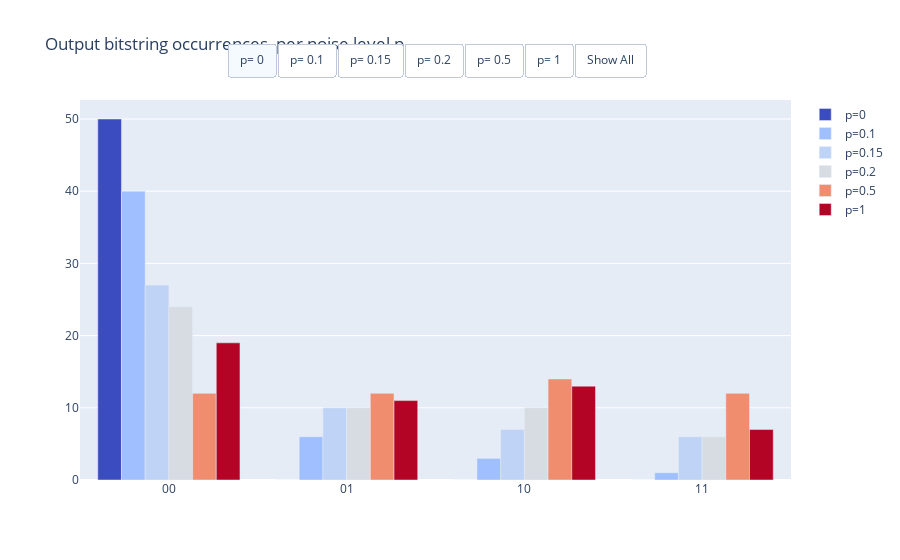

The notebook cell saved with this chart:
### Markdown cell above
### Histogram for the computation rounds

### Code cell
import plotly.graph_objects as go
from matplotlib.colors import to_hex


# Function to get color based on p value
def get_heatmap_color(p, colormap_name='coolwarm', vmin=0.1, vmax=1):
    colormap = cm.get_cmap(colormap_name)
    norm = LogNorm(vmin=vmin, vmax=vmax)  # Normalize p within [vmin, vmax]
    return to_hex(colormap(norm(p)))  # Convert to hex color for Plotly

# Initialize the figure
fig = go.Figure()

# Store the p values in a list to access them by index in buttons
p_values = list(all_histograms.keys())

# Add histograms for different 'p' values
for p, histogram in all_histograms.items():
    frequencies = [histogram.get(outcome, 0) for outcome in all_outcomes]

    # Get colors for each bar based on the current p value
    colors = [get_heatmap_color(p + 0.1) for _ in all_outcomes]

    fig.add_trace(
        go.Bar(
            x=all_outcomes,
            y=frequencies,
            name=f'p={p}',  # Legend label
            marker=dict(color=colors),  # Apply custom colors
            visible=(p == 0)  # Only p=0 is visible by default
        )
    )

fig.update_layout(
    title="Output bitstring occurrences, per noise level p",
    updatemenus=[
        {
            'type': 'buttons',
            'direction': 'right',
            'x': 0.5,  # Horizontal position of the buttons
            'y': 1.15,  # Vertical position above the chart
            'xanchor': 'center',  # Anchor buttons horizontally center
            'buttons': [
                {
                    'label': f'p= {key}',
                    'method': 'update',
                    'args': [{'visible': [i == idx for i in range(len(all_histograms))]}]
                }
                for idx, key in enumerate(all_histograms)
            ] + [
                {
                    'label': 'Show All',
                    'method': 'update',
                    'args': [{'visible': [True] * len(all_histograms)}]
                }
            ]
        }
    ]
)

# Set initial visibility (show only the first chart by default)
initial_visibility = [True] + [False] * (len(all_histograms) - 1)
fig.update_traces(visible=initial_visibility[0])

fig.show()

### Figure 1 — Plotly figure (JSON) as saved in the notebook; plotly's stock layout.template omitted (floating-point values rounded to 4 significant figures)
{"data": [{"marker": {"color": ["#3b4cc0", "#3b4cc0", "#3b4cc0", "#3b4cc0"]}, "name": "p=0", "type": "bar", "visible": true, "x": ["00", "01", "10", "11"], "y": [50, 0, 0, 0]}, {"marker": {"color": ["#9fbfff", "#9fbfff", "#9fbfff", "#9fbfff"]}, "name": "p=0.1", "type": "bar", "visible": true, "x": ["00", "01", "10", "11"], "y": [40, 6, 3, 1]}, {"marker": {"color": ["#bfd3f6", "#bfd3f6", "#bfd3f6", "#bfd3f6"]}, "name": "p=0.15", "type": "bar", "visible": true, "x": ["00", "01", "10", "11"], "y": [27, 10, 7, 6]}, {"marker": {"color": ["#d7dce3", "#d7dce3", "#d7dce3", "#d7dce3"]}, "name": "p=0.2", "type": "bar", "visible": true, "x": ["00", "01", "10", "11"], "y": [24, 10, 10, 6]}, {"marker": {"color": ["#f18d6f", "#f18d6f", "#f18d6f", "#f18d6f"]}, "name": "p=0.5", "type": "bar", "visible": true, "x": ["00", "01", "10", "11"], "y": [12, 12, 14, 12]}, {"marker": {"color": ["#b40426", "#b40426", "#b40426", "#b40426"]}, "name": "p=1", "type": "bar", "visible": true, "x": ["00", "01", "10", "11"], "y": [19, 11, 13, 7]}], "layout": {"title": {"text": "Output bitstring occurrences, per noise level p"}, "updatemenus": [{"buttons": [{"args": [{"visible": [true, false, false, false, false, false]}], "label": "p= 0", "method": "update"}, {"args": [{"visible": [false, true, false, false, false, false]}], "label": "p= 0.1", "method": "update"}, {"args": [{"visible": [false, false, true, false, false, false]}], "label": "p= 0.15", "method": "update"}, {"args": [{"visible": [false, false, false, true, false, false]}], "label": "p= 0.2", "method": "update"}, {"args": [{"visible": [false, false, false, false, true, false]}], "label": "p= 0.5", "method": "update"}, {"args": [{"visible": [false, false, false, false, false, true]}], "label": "p= 1", "method": "update"}, {"args": [{"visible": [true, true, true, true, true, true]}], "label": "Show All", "method": "update"}], "direction": "right", "type": "buttons", "x": 0.5, "xanchor": "center", "y": 1.15}]}}
